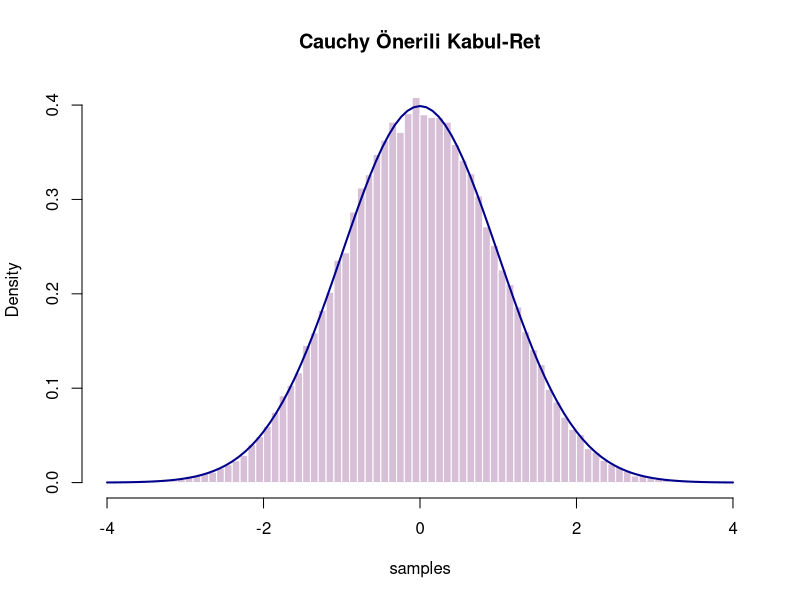

Write the R code that produced this figure.
#Hedef Fonksiyon (Standart Normal)
f <- function(x) {
  (1 / sqrt(2 * pi)) * exp(-0.5 * x^2)
}

# Aday Fonksiyon (Cauchy Dağılımı)
g <- function(x) {
  1 / (pi * (1 + x^2))
}

# c Sabitini Belirleme
# f(x)/g(x) oranını maksimize eden c değeri
xd <- seq(-10, 10, length.out = 10000)
ad <- f(xd) / g(xd)
c <- max(ad) #1.520346 

#Simülasyon
n <- 100000
samples <- numeric(n) #yer aç
i <- 0
k <- 0

while(i < n) { #i=n ise dur
  k <- k + 1
  # Cauchy'den aday üretme (Ters Dönüşüm: tan(pi * (u - 0.5)))
  u_aday <- runif(1)
  x_candidate <- tan(pi * (u_aday - 0.5))
  
  # Kabul-Ret testi
  u_test <- runif(1)
  
  # Oran hesaplama (f(x) / (c * g(x)))
  oran <- f(x_candidate) / (c * g(x_candidate))
  
  if(u_test <= oran) {#Eğer U <= f(y) / (c*g(y)) ise
    i <- i + 1
    samples[i] <- x_candidate #x_i=y kaydet
  }
}

# Sonuçları Görselleştirme
hist(samples, breaks = 70, prob = TRUE, 
     main = "Cauchy Önerili Kabul-Ret",
     col = "thistle", border = "white", xlim = c(-4, 4))
curve(f(x), add = TRUE, col = "darkblue", lwd = 2)
